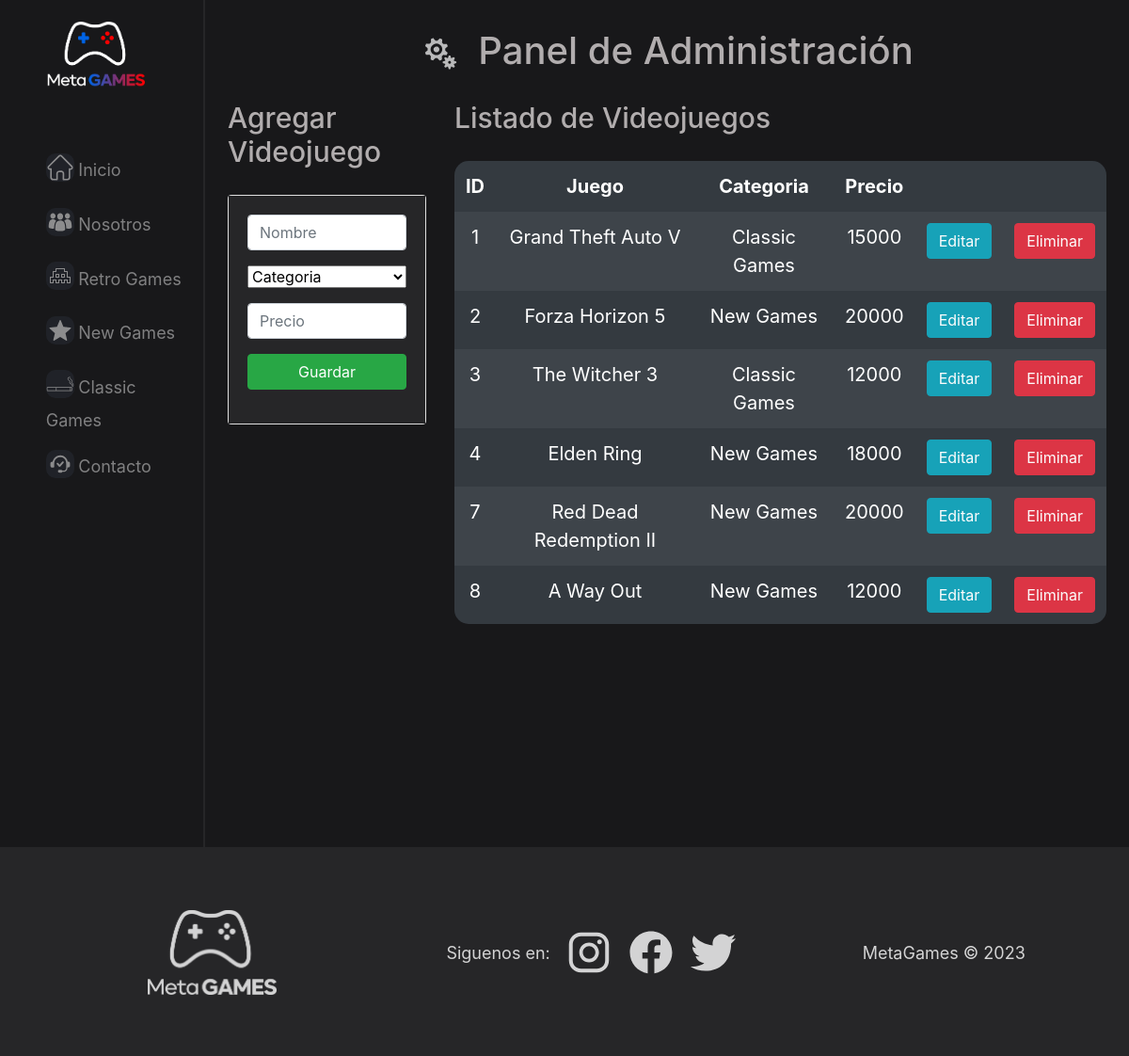
The app's page /crud, older data.
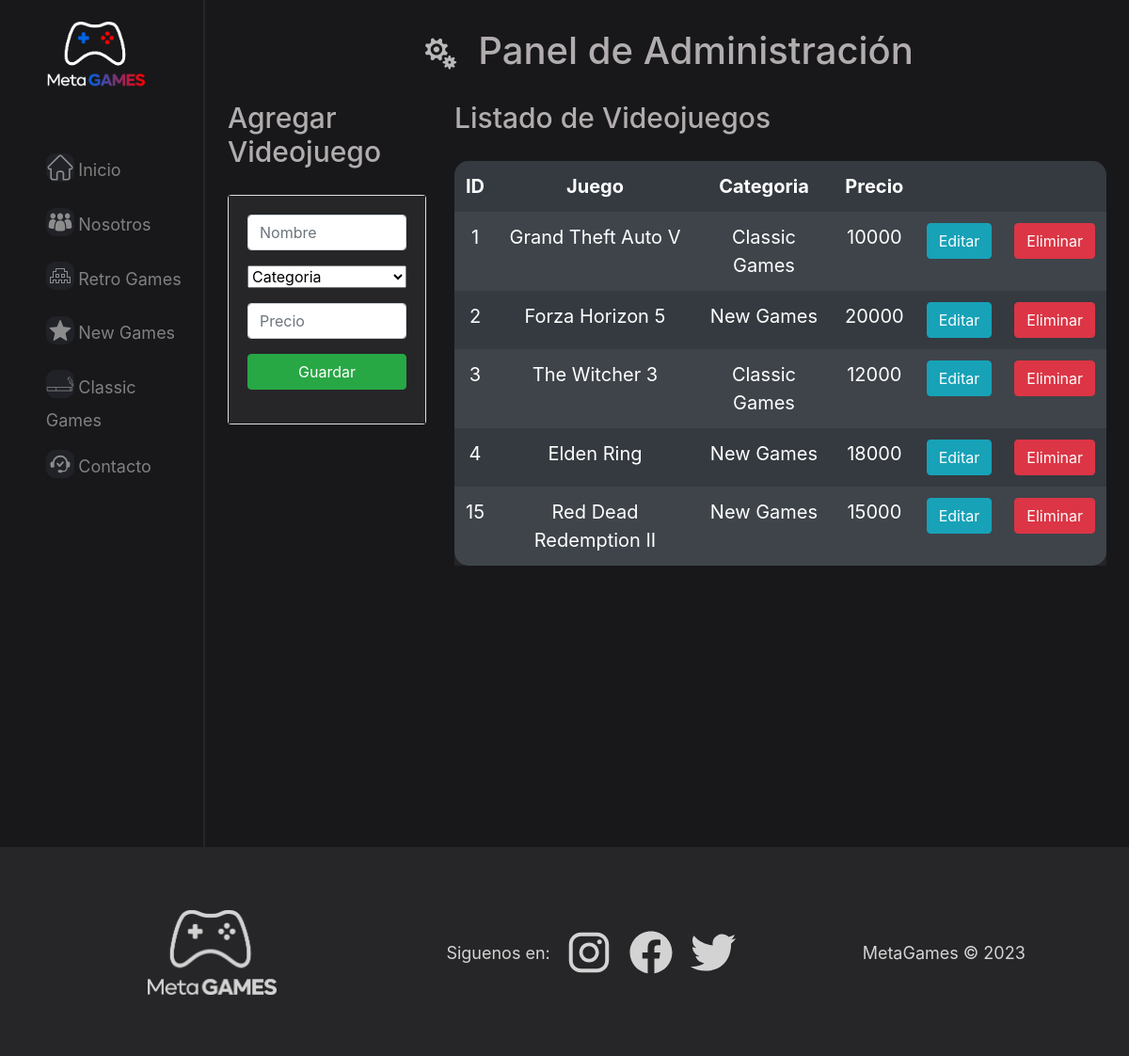
The same page, newer data.
### main/models.py (models this page shows, shortened)
class Juego(models.Model):
    id = models.AutoField(primary_key=True)
    nombre = models.CharField(max_length=50)
    categoria = models.ForeignKey('Categoria',on_delete=models.CASCADE, db_column='idCategoria')
    precio = models.IntegerField()

class Categoria(models.Model):
    id = models.AutoField(db_column='idCategoria', primary_key=True)
    nombre = models.CharField(max_length=50, blank=False, null=False)

### main/views.py (the view)
# urls.py: path('crud', views.crud, name='crud'),
def crud(request):
    juegos = Juego.objects.all()
    categorias = Categoria.objects.all()
    context={"juegos":juegos,"categorias":categorias}
    return render(request, 'main/crud.html', context)

### main/templates/main/crud.html (shortened to what this page needs)
{% load static %}
<!DOCTYPE html>
<html lang="en">
<head>
    <link rel="stylesheet" href="{% static 'main/css/styles.css' %}">
    <link rel="stylesheet" href="https://cdn.jsdelivr.net/npm/bootstrap@4.3.1/dist/css/bootstrap.min.css">
    <link rel="stylesheet" href="https://unicons.iconscout.com/release/v4.0.0/css/line.css"   />
</head>
<body class="cuerpo">
    <nav class="izquierda">
        <img class="logo" src="{% static 'main/media/MetaGamesLogo_2.png' %}" alt="Logo de Meta-Games">
        <ul>
          <li> <img src="{% static 'main/media/icons/Inicio.svg' %}" alt="icon inicio"> <a href="{% url 'index' %}">Inicio</a></li>
          <li> <img src="{% static 'main/media/icons/Nosotros.svg' %}" alt="icon nosotros"> <a href="{% url 'nosotros' %}">Nosotros</a></li>
          <li> <img src="{% static 'main/media/icons/Retro.svg' %}" alt="icon retrogames"> <a href="{% url 'retrogames' %}">Retro Games</a></li>
          <li> <img src="{% static 'main/media/icons/Nuevos.svg' %}" alt="icon nuevos"> <a href="{% url 'newgames' %}">New Games</a></li>
          <li> <img src="{% static 'main/media/icons/Clasicos.svg' %}" alt="icon clasicos"> <a href="{% url 'classicgames' %}">Classic Games</a></li>
          <li> <img src="{% static 'main/media/icons/Contactanos.svg' %}"alt="icon contacto"> <a href="{% url 'contactanos' %}">Contacto</a></li>
       </ul>
    </nav>
    <main class="contenido">
        <br>
        <div class="titulo-pagina"><img src="{% static 'main/media/icons/config.svg' %}"><span>Panel de Administración</span></div>
        <div class="row">
            <div class="col-sm-12 col-md-6 col-lg-3 col-xl-3">
                <h2 class="subtitulo">Agregar Videojuego</h2>
                <div class="card">
                    <div class="card-body">
                        <form action="agregar/" method="POST" style="color: grey; background-color: #262628;">
                            <div class="form-group">
                                <input type="text" id="nombre" name="nombre" class="form-control" placeholder="Nombre">
                            </div>
                            <div class="form-group">
                                <select class="form-select" id="categoria" name="categoria" style="width: 100%;">
                                    <option value=1 selected>Categoria</option>
                                </select>
                            </div>
                            <div class="form-group">
                                <input type="number" id="precio" name="precio" class="form-control" placeholder="Precio">
                            </div>
                            <div class="form-group">
                                <button type="submit" class="btn btn-success btn-block text-white">Guardar</button>
                            </div>
                        </form>
                    </div>
                </div>
                <br>
            </div>
            <div class="col-sm-12 col-md-6 col-lg-9 col-xl-9">
                <h2 class="subtitulo">Listado de Videojuegos</h2>
                    <table class="table table-striped table-borderless table-dark" id="listadojuegos">
                        <thead>
                            <tr>
                                <th>ID</th>
                                <th>Juego</th>
                                <th>Categoria</th>
                                <th>Precio</th>
                            </tr>
                        </thead>
                        <tbody>
                            {% for juego in juegos %}
                            <tr>
                                <td>{{juego.id}}</td>
                                <td>{{juego.nombre}}</td>
                                <td>{{juego.categoria.nombre}}</td>
                                <td>{{juego.precio}}</td>
                                <td><a href="editar/{{juego.id}}" class="btn btn-info">Editar</a></td>
                                <td><a href="eliminar/{{juego.id}}" class="btn btn-danger btnEliminacion">Eliminar</a></td>
                            </tr>
                            {% endfor %}
                        </tbody>
                    </table>
            </div>
        </div>
    </main>
    <footer class="pie">
        <div class="izq_pie">
          <img class="logo_pie" src="{% static 'main/media\MetaGamesLogo_3.png' %}" alt="Logo de Meta-Games blanco">
        </div>
        <div class="centro_pie">
          <span>Siguenos en: </span>
          <a href="https://www.instagram.com/"><img class="fa-instagram" src="{% static 'main/media/icons/instagram.svg' %}" alt="Logo de Instagram"></a>
          <a href="https://www.facebook.com/"><img class="fa-facebook-f" src="{% static 'main/media/icons/facebook.svg' %}" alt="Logo de Instagram"></a>
          <a href="https://twitter.com/"><img class="fa-google-plus-g" src="{% static 'main/media/icons/twitter.svg' %}" alt="Logo de Instagram"></a>
        </div>
        <div class="der_pie">
          <span>MetaGames © 2023</span>
        </div>
    </footer>
</body>
</html>

### main/static/main/css/styles.css (style rules this page uses)
.cuerpo { margin-top: 0%; margin-left: 0%; margin-right: 0%; margin-bottom: 0%; margin: 0px; padding: 0px; background: #18181a; }
.izquierda { position: absolute; width: 18%; height: 100%; color: white; position: fixed; }
.izquierda ul li { list-style: none; padding: 5%; opacity: 0.5; transition: 0.4s; }
.izquierda ul li a { text-decoration: none; color: white; opacity: 0.9; font-size: large; }
.izquierda ul img { background: #3a40518b; height: 30px; margin-bottom: 10px; transition: 0.5s; border-top-left-radius: 10px; border-bottom-left-radius: 10px; border-bottom-right-radius: 10px; border-top-right-radius: 10px; }
.logo { width: 65%; padding-left: 25%; padding-top: 15%; padding-bottom: 30%; transition: 0.5s; }
.contenido { margin-left: 18%; border-left: 2px solid #262628; min-height: 900px; padding-left: 2%; padding-right: 2%; padding-bottom: 2%; }
.titulo-pagina { padding-bottom: 20px; text-align: center; color: rgb(243, 237, 237); font-size: 40px; font-weight: 500; opacity: 0.7; }
.subtitulo { color: rgb(243, 237, 237); font-size: 30px; font-weight: 500; opacity: 0.7; padding-bottom: 20px; }
.titulo-pagina img { height: 60px; padding-right: 2%; }
.pie { position: absolute; width: 100%; height: 20%; background-color: #262628; text-align: center; color: white; padding: 2%; }
.logo_pie { height: 90px; }
.pie a { display: inline; padding-left: 4%; }
.izq_pie { float: left; width: 35%; height: 100%; display: flex; justify-content: center; align-items: center; opacity: 0.8; }
.der_pie { float: right; width: 30%; height: 100%; display: flex; justify-content: center; align-items: center; opacity: 0.8; }
.centro_pie { float: left; width: 35%; height: 100%; display: flex; justify-content: center; align-items: center; opacity: 0.8; }
.pie span { font-size: large; vertical-align: middle; }
.table { border: 2px solid white; border-radius: 20px; background-size: cover; border: solid; margin-top: 2%; }
th { color: white; }
.card { background-color: transparent; border: 0px; transition: transform 0.15s; }
.card-body { color: white; background-color: #262628; }
#listadojuegos { font-size: 20px; text-align: center; border: 0px; border-radius: 15px; margin: 0; }
.table a { text-decoration: none; color: rgb(252, 252, 252); }
.centro_pie a img { border-radius: 10px; width: 50px; }

Row changes from the older to the newer data that the page shows:
removed Juego: id "7", nombre "Red Dead Redemption II", categoria.nombre "New Games", precio "20000"
removed Juego: id "8", nombre "A Way Out", categoria.nombre "New Games", precio "12000"
changed Juego "Grand Theft Auto V": precio "15000" → "10000"
added Juego: id "15", nombre "Red Dead Redemption II", categoria.nombre "New Games", precio "15000"
